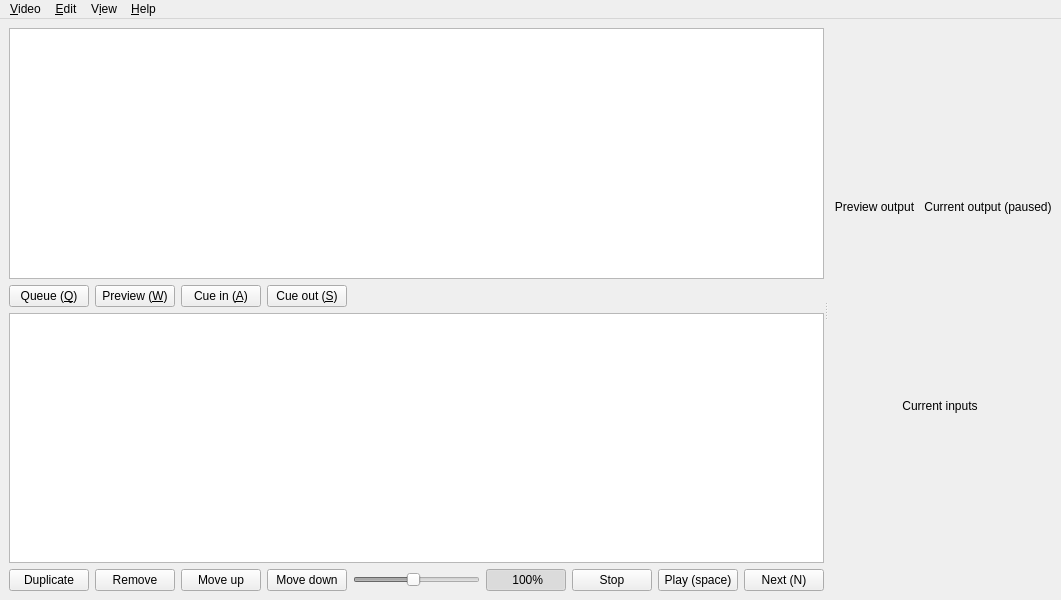
<?xml version="1.0" encoding="UTF-8"?>
<ui version="4.0">
 <class>MainWindow</class>
 <widget class="QMainWindow" name="MainWindow">
  <property name="geometry">
   <rect>
    <x>0</x>
    <y>0</y>
    <width>1061</width>
    <height>600</height>
   </rect>
  </property>
  <property name="windowTitle">
   <string>Futatabi</string>
  </property>
  <widget class="QWidget" name="centralwidget">
   <layout class="QGridLayout" name="gridLayout">
    <item row="0" column="0">
     <widget class="QSplitter" name="splitter">
      <property name="orientation">
       <enum>Qt::Horizontal</enum>
      </property>
      <widget class="QWidget" name="horizontalLayoutWidget">
       <layout class="QVBoxLayout" name="clip_and_play_lists">
        <item>
         <widget class="QTableView" name="clip_list"/>
        </item>
        <item>
         <layout class="QHBoxLayout" name="clip_list_buttons">
          <item>
           <widget class="QPushButton" name="queue_btn">
            <property name="text">
             <string>Queue (&amp;Q)</string>
            </property>
            <property name="icon">
             <iconset theme="list-add">
              <normaloff>.</normaloff>.</iconset>
            </property>
           </widget>
          </item>
          <item>
           <widget class="QPushButton" name="preview_btn">
            <property name="text">
             <string>Preview (&amp;W)</string>
            </property>
            <property name="icon">
             <iconset theme="media-playback-start">
              <normaloff>.</normaloff>.</iconset>
            </property>
           </widget>
          </item>
          <item>
           <widget class="QPushButton" name="cue_in_btn">
            <property name="text">
             <string>Cue in (&amp;A)</string>
            </property>
           </widget>
          </item>
          <item>
           <widget class="QPushButton" name="cue_out_btn">
            <property name="text">
             <string>Cue out (&amp;S)</string>
            </property>
           </widget>
          </item>
          <item>
           <spacer name="horizontalSpacer_2">
            <property name="orientation">
             <enum>Qt::Horizontal</enum>
            </property>
            <property name="sizeHint" stdset="0">
             <size>
              <width>40</width>
              <height>20</height>
             </size>
            </property>
           </spacer>
          </item>
         </layout>
        </item>
        <item>
         <widget class="QTableView" name="playlist">
          <property name="selectionMode">
           <enum>QAbstractItemView::ContiguousSelection</enum>
          </property>
          <property name="selectionBehavior">
           <enum>QAbstractItemView::SelectRows</enum>
          </property>
         </widget>
        </item>
        <item>
         <layout class="QHBoxLayout" name="playlist_buttons">
          <item>
           <widget class="QPushButton" name="playlist_duplicate_btn">
            <property name="text">
             <string>Duplicate</string>
            </property>
            <property name="icon">
             <iconset theme="list-add">
              <normaloff>.</normaloff>.</iconset>
            </property>
           </widget>
          </item>
          <item>
           <widget class="QPushButton" name="playlist_remove_btn">
            <property name="sizePolicy">
             <sizepolicy hsizetype="Fixed" vsizetype="Fixed">
              <horstretch>0</horstretch>
              <verstretch>0</verstretch>
             </sizepolicy>
            </property>
            <property name="text">
             <string>Remove</string>
            </property>
            <property name="icon">
             <iconset theme="list-remove">
              <normaloff>.</normaloff>.</iconset>
            </property>
           </widget>
          </item>
          <item>
           <widget class="QPushButton" name="playlist_move_up_btn">
            <property name="text">
             <string>Move up</string>
            </property>
            <property name="icon">
             <iconset theme="go-up">
              <normaloff>.</normaloff>.</iconset>
            </property>
           </widget>
          </item>
          <item>
           <widget class="QPushButton" name="playlist_move_down_btn">
            <property name="text">
             <string>Move down</string>
            </property>
            <property name="icon">
             <iconset theme="go-down">
              <normaloff>.</normaloff>.</iconset>
            </property>
           </widget>
          </item>
          <item>
           <widget class="QSlider" name="speed_slider">
            <property name="enabled">
             <bool>false</bool>
            </property>
            <property name="minimum">
             <number>10</number>
            </property>
            <property name="maximum">
             <number>200</number>
            </property>
            <property name="value">
             <number>100</number>
            </property>
            <property name="orientation">
             <enum>Qt::Horizontal</enum>
            </property>
           </widget>
          </item>
          <item>
           <widget class="QPushButton" name="speed_lock_btn">
            <property name="sizePolicy">
             <sizepolicy hsizetype="Fixed" vsizetype="Fixed">
              <horstretch>0</horstretch>
              <verstretch>0</verstretch>
             </sizepolicy>
            </property>
            <property name="minimumSize">
             <size>
              <width>72</width>
              <height>0</height>
             </size>
            </property>
            <property name="text">
             <string> 100%</string>
            </property>
            <property name="icon">
             <iconset>
              <normalon>:/lock.svg</normalon>
             </iconset>
            </property>
            <property name="checkable">
             <bool>true</bool>
            </property>
            <property name="checked">
             <bool>true</bool>
            </property>
           </widget>
          </item>
          <item>
           <widget class="QPushButton" name="stop_btn">
            <property name="text">
             <string>Stop</string>
            </property>
            <property name="icon">
             <iconset theme="media-playback-stop">
              <normaloff>.</normaloff>.</iconset>
            </property>
           </widget>
          </item>
          <item>
           <widget class="QPushButton" name="play_btn">
            <property name="text">
             <string>Play (space)</string>
            </property>
            <property name="icon">
             <iconset theme="media-playback-start">
              <normaloff>.</normaloff>.</iconset>
            </property>
           </widget>
          </item>
          <item>
           <widget class="QPushButton" name="next_btn">
            <property name="text">
             <string>Next (N)</string>
            </property>
            <property name="icon">
             <iconset theme="media-skip-forward">
              <normaloff>.</normaloff>.</iconset>
            </property>
           </widget>
          </item>
         </layout>
        </item>
       </layout>
      </widget>
      <widget class="QWidget" name="verticalLayoutWidget_4">
       <layout class="QVBoxLayout" name="video_displays" stretch="1,2">
        <item>
         <layout class="QHBoxLayout" name="preview_and_live_panes">
          <property name="spacing">
           <number>3</number>
          </property>
          <item>
           <layout class="QVBoxLayout" name="preview_pane" stretch="1,0">
            <item>
             <widget class="QFrame" name="preview_frame">
              <property name="autoFillBackground">
               <bool>true</bool>
              </property>
              <property name="frameShape">
               <enum>QFrame::NoFrame</enum>
              </property>
              <property name="frameShadow">
               <enum>QFrame::Plain</enum>
              </property>
              <property name="lineWidth">
               <number>0</number>
              </property>
              <layout class="QGridLayout" name="gridLayout_3">
               <property name="leftMargin">
                <number>3</number>
               </property>
               <property name="topMargin">
                <number>3</number>
               </property>
               <property name="rightMargin">
                <number>3</number>
               </property>
               <property name="bottomMargin">
                <number>3</number>
               </property>
               <item row="0" column="0">
                <widget class="JPEGFrameView" name="preview_display" native="true"/>
               </item>
              </layout>
             </widget>
            </item>
            <item>
             <layout class="QHBoxLayout" name="preview_layout" stretch="0">
              <item>
               <widget class="QLabel" name="preview_label">
                <property name="text">
                 <string>Preview output</string>
                </property>
                <property name="alignment">
                 <set>Qt::AlignCenter</set>
                </property>
               </widget>
              </item>
             </layout>
            </item>
           </layout>
          </item>
          <item>
           <layout class="QVBoxLayout" name="live_pane" stretch="1,0">
            <item>
             <widget class="QFrame" name="live_frame">
              <property name="autoFillBackground">
               <bool>true</bool>
              </property>
              <property name="frameShape">
               <enum>QFrame::NoFrame</enum>
              </property>
              <property name="frameShadow">
               <enum>QFrame::Plain</enum>
              </property>
              <property name="lineWidth">
               <number>0</number>
              </property>
              <layout class="QGridLayout" name="gridLayout_2">
               <property name="leftMargin">
                <number>3</number>
               </property>
               <property name="topMargin">
                <number>3</number>
               </property>
               <property name="rightMargin">
                <number>3</number>
               </property>
               <property name="bottomMargin">
                <number>3</number>
               </property>
               <item row="0" column="0">
                <widget class="JPEGFrameView" name="live_display" native="true"/>
               </item>
              </layout>
             </widget>
            </item>
            <item>
             <widget class="QLabel" name="live_label">
              <property name="text">
               <string>Current output (paused)</string>
              </property>
              <property name="alignment">
               <set>Qt::AlignCenter</set>
              </property>
             </widget>
            </item>
           </layout>
          </item>
         </layout>
        </item>
        <item>
         <layout class="QVBoxLayout" name="input_pane" stretch="1,0">
          <item>
           <layout class="QGridLayout" name="input_displays">
            <property name="spacing">
             <number>0</number>
            </property>
           </layout>
          </item>
          <item>
           <widget class="QLabel" name="label">
            <property name="text">
             <string>Current inputs</string>
            </property>
            <property name="alignment">
             <set>Qt::AlignCenter</set>
            </property>
           </widget>
          </item>
         </layout>
        </item>
       </layout>
      </widget>
     </widget>
    </item>
   </layout>
  </widget>
  <widget class="QMenuBar" name="menuBar">
   <property name="geometry">
    <rect>
     <x>0</x>
     <y>0</y>
     <width>1061</width>
     <height>22</height>
    </rect>
   </property>
   <widget class="QMenu" name="menuFile">
    <property name="title">
     <string>&amp;Video</string>
    </property>
    <widget class="QMenu" name="menu_Export">
     <property name="title">
      <string>&amp;Export</string>
     </property>
     <addaction name="export_cliplist_clip_multitrack_action"/>
     <addaction name="export_playlist_clip_interpolated_action"/>
    </widget>
    <widget class="QMenu" name="interpolation_menu">
     <property name="title">
      <string>Interpolation &amp;quality</string>
     </property>
     <addaction name="quality_0_action"/>
     <addaction name="quality_1_action"/>
     <addaction name="quality_2_action"/>
     <addaction name="quality_3_action"/>
     <addaction name="quality_4_action"/>
    </widget>
    <widget class="QMenu" name="in_padding_menu">
     <property name="title">
      <string>Cue &amp;in point padding</string>
     </property>
     <addaction name="in_padding_0_action"/>
     <addaction name="in_padding_1_action"/>
     <addaction name="in_padding_2_action"/>
     <addaction name="in_padding_5_action"/>
    </widget>
    <widget class="QMenu" name="out_padding_menu">
     <property name="title">
      <string>Cue &amp;out point padding</string>
     </property>
     <addaction name="out_padding_0_action"/>
     <addaction name="out_padding_1_action"/>
     <addaction name="out_padding_2_action"/>
     <addaction name="out_padding_5_action"/>
    </widget>
    <addaction name="interpolation_menu"/>
    <addaction name="in_padding_menu"/>
    <addaction name="out_padding_menu"/>
    <addaction name="menu_Export"/>
    <addaction name="midi_mapping_action"/>
    <addaction name="exit_action"/>
    <addaction name="separator"/>
   </widget>
   <widget class="QMenu" name="menu_Help">
    <property name="title">
     <string>&amp;Help</string>
    </property>
    <addaction name="manual_action"/>
    <addaction name="about_action"/>
   </widget>
   <widget class="QMenu" name="menu_Edit">
    <property name="title">
     <string>&amp;Edit</string>
    </property>
    <addaction name="undo_action"/>
    <addaction name="redo_action"/>
   </widget>
   <widget class="QMenu" name="view_menu">
    <property name="title">
     <string>V&amp;iew</string>
    </property>
    <widget class="QMenu" name="hide_camera_menu">
     <property name="title">
      <string>&amp;Hide camera</string>
     </property>
    </widget>
    <addaction name="hide_camera_menu"/>
   </widget>
   <addaction name="menuFile"/>
   <addaction name="menu_Edit"/>
   <addaction name="view_menu"/>
   <addaction name="menu_Help"/>
  </widget>
  <action name="exit_action">
   <property name="text">
    <string>E&amp;xit</string>
   </property>
  </action>
  <action name="manual_action">
   <property name="text">
    <string>Online &amp;manual…</string>
   </property>
  </action>
  <action name="about_action">
   <property name="text">
    <string>&amp;About Futatabi…</string>
   </property>
  </action>
  <action name="export_cliplist_clip_multitrack_action">
   <property name="text">
    <string>Selected clip list clip as raw &amp;multitrack…</string>
   </property>
  </action>
  <action name="export_playlist_clip_interpolated_action">
   <property name="text">
    <string>Selected playlist clip(s) as &amp;interpolated single track…</string>
   </property>
  </action>
  <action name="undo_action">
   <property name="text">
    <string>&amp;Undo</string>
   </property>
   <property name="shortcut">
    <string>Ctrl+Z</string>
   </property>
  </action>
  <action name="redo_action">
   <property name="text">
    <string>&amp;Redo</string>
   </property>
   <property name="shortcut">
    <string>Ctrl+Y</string>
   </property>
  </action>
  <action name="quality_0_action">
   <property name="checkable">
    <bool>true</bool>
   </property>
   <property name="text">
    <string>No interpolation (&amp;0)</string>
   </property>
  </action>
  <action name="quality_1_action">
   <property name="checkable">
    <bool>true</bool>
   </property>
   <property name="text">
    <string>Fastest (&amp;1)</string>
   </property>
  </action>
  <action name="quality_2_action">
   <property name="checkable">
    <bool>true</bool>
   </property>
   <property name="text">
    <string>Default (&amp;2) (realtime 720p on fast embedded GPUs)</string>
   </property>
  </action>
  <action name="quality_3_action">
   <property name="checkable">
    <bool>true</bool>
   </property>
   <property name="text">
    <string>Good (&amp;3) (realtime 720p on GTX 970 or so)</string>
   </property>
  </action>
  <action name="quality_4_action">
   <property name="checkable">
    <bool>true</bool>
   </property>
   <property name="text">
    <string>Best (&amp;4) (not realtime on any current GPU)</string>
   </property>
  </action>
  <action name="in_padding_0_action">
   <property name="checkable">
    <bool>true</bool>
   </property>
   <property name="text">
    <string>&amp;0 seconds</string>
   </property>
  </action>
  <action name="in_padding_1_action">
   <property name="checkable">
    <bool>true</bool>
   </property>
   <property name="text">
    <string>&amp;1 second</string>
   </property>
  </action>
  <action name="in_padding_2_action">
   <property name="checkable">
    <bool>true</bool>
   </property>
   <property name="text">
    <string>&amp;2 seconds</string>
   </property>
  </action>
  <action name="in_padding_5_action">
   <property name="checkable">
    <bool>true</bool>
   </property>
   <property name="text">
    <string>&amp;5 seconds</string>
   </property>
  </action>
  <action name="midi_mapping_action">
   <property name="text">
    <string>Setup MIDI controller…</string>
   </property>
  </action>
  <action name="out_padding_0_action">
   <property name="checkable">
    <bool>true</bool>
   </property>
   <property name="text">
    <string>&amp;0 seconds</string>
   </property>
  </action>
  <action name="out_padding_1_action">
   <property name="checkable">
    <bool>true</bool>
   </property>
   <property name="text">
    <string>&amp;1 seconds</string>
   </property>
  </action>
  <action name="out_padding_2_action">
   <property name="checkable">
    <bool>true</bool>
   </property>
   <property name="text">
    <string>&amp;2 seconds</string>
   </property>
  </action>
  <action name="out_padding_5_action">
   <property name="checkable">
    <bool>true</bool>
   </property>
   <property name="text">
    <string>&amp;5 seconds</string>
   </property>
  </action>
 </widget>
 <customwidgets>
  <customwidget>
   <class>JPEGFrameView</class>
   <extends>QWidget</extends>
   <header>jpeg_frame_view.h</header>
  </customwidget>
 </customwidgets>
 <resources>
  <include location="mainwindow.qrc"/>
 </resources>
 <connections/>
</ui>
